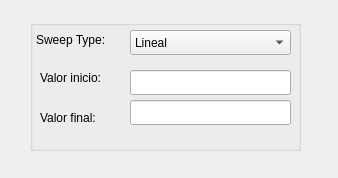
<?xml version="1.0" encoding="UTF-8"?>
<ui version="4.0">
 <class>Dialog</class>
 <widget class="QDialog" name="Dialog">
  <property name="geometry">
   <rect>
    <x>0</x>
    <y>0</y>
    <width>338</width>
    <height>178</height>
   </rect>
  </property>
  <property name="windowTitle">
   <string>Dialog</string>
  </property>
  <widget class="QGroupBox" name="sweep_groupbox">
   <property name="geometry">
    <rect>
     <x>30</x>
     <y>20</y>
     <width>271</width>
     <height>131</height>
    </rect>
   </property>
   <property name="title">
    <string/>
   </property>
   <widget class="QLineEdit" name="val_stop_field">
    <property name="geometry">
     <rect>
      <x>100</x>
      <y>80</y>
      <width>161</width>
      <height>25</height>
     </rect>
    </property>
   </widget>
   <widget class="QLabel" name="sweep_type_label">
    <property name="geometry">
     <rect>
      <x>6</x>
      <y>10</y>
      <width>81</width>
      <height>20</height>
     </rect>
    </property>
    <property name="text">
     <string>Sweep Type:</string>
    </property>
   </widget>
   <widget class="QComboBox" name="comboBox">
    <property name="geometry">
     <rect>
      <x>100</x>
      <y>10</y>
      <width>161</width>
      <height>25</height>
     </rect>
    </property>
    <item>
     <property name="text">
      <string>Lineal</string>
     </property>
    </item>
    <item>
     <property name="text">
      <string>Log10</string>
     </property>
    </item>
    <item>
     <property name="text">
      <string>Log25</string>
     </property>
    </item>
    <item>
     <property name="text">
      <string>Log50</string>
     </property>
    </item>
   </widget>
   <widget class="QLabel" name="value_stop">
    <property name="geometry">
     <rect>
      <x>10</x>
      <y>90</y>
      <width>71</width>
      <height>16</height>
     </rect>
    </property>
    <property name="text">
     <string>Valor final:</string>
    </property>
   </widget>
   <widget class="QLabel" name="value_init">
    <property name="geometry">
     <rect>
      <x>10</x>
      <y>50</y>
      <width>71</width>
      <height>16</height>
     </rect>
    </property>
    <property name="text">
     <string>Valor inicio:</string>
    </property>
   </widget>
   <widget class="QLineEdit" name="val_inicio_field">
    <property name="geometry">
     <rect>
      <x>100</x>
      <y>50</y>
      <width>161</width>
      <height>25</height>
     </rect>
    </property>
   </widget>
  </widget>
 </widget>
 <resources/>
 <connections/>
</ui>
